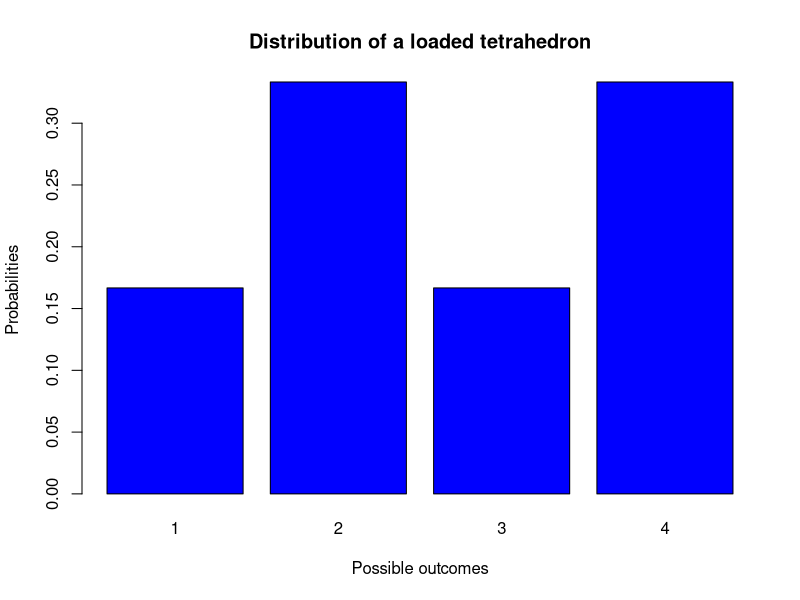
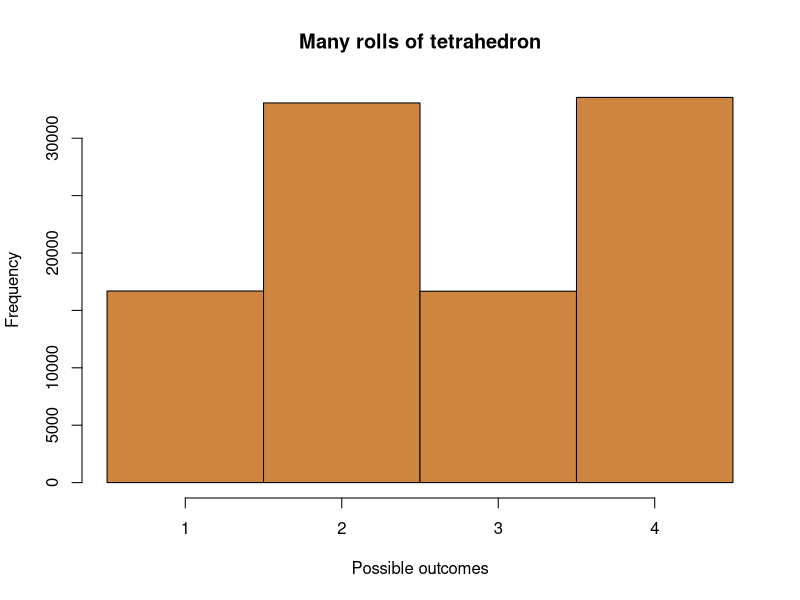
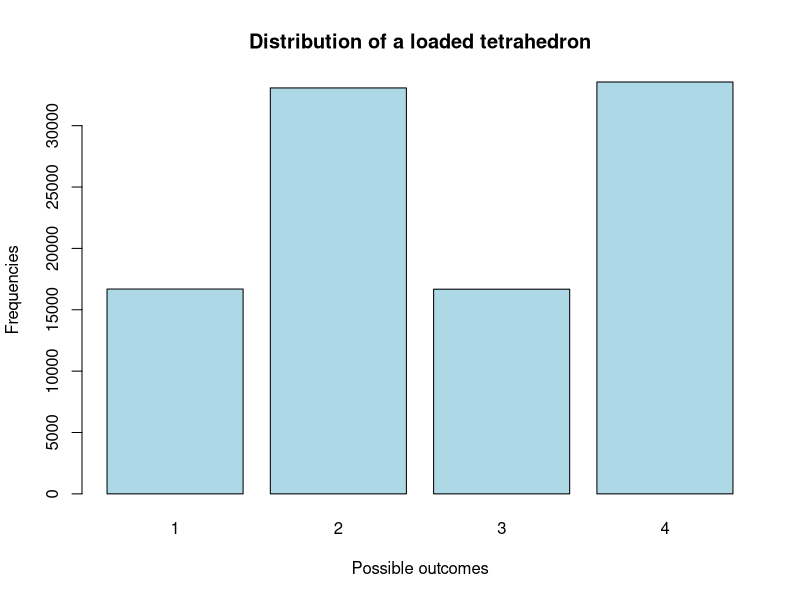
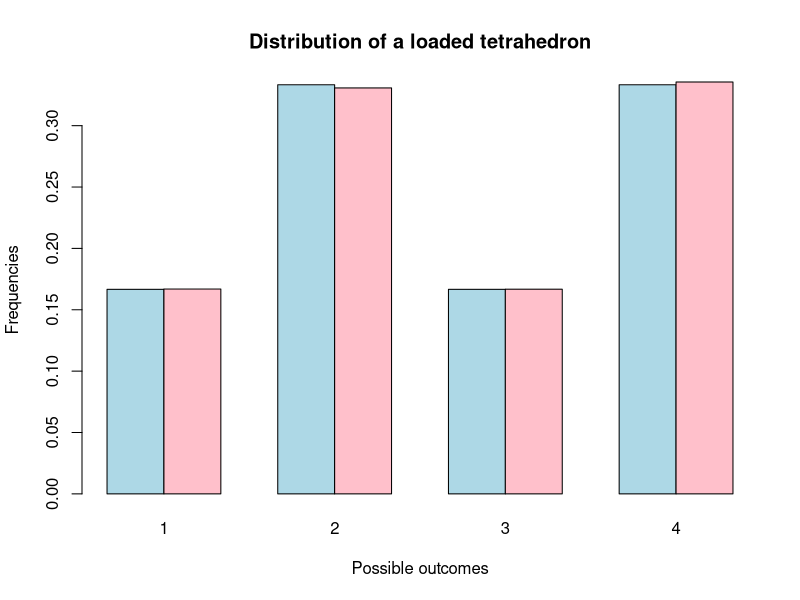

Here is the R script that generated these plots, in order:
#possible results
tetra=c(1,2,3,4)

#specify the distribution
probs=c(1/6, 1/3, 1/6, 1/3)

#put everything into a table
tab=matrix(probs, ncol=4)
tab
colnames(tab)=as.character(tetra)
tab

#plotting the distribution
barplot(tab,
        main="Distribution of a loaded tetrahedron",
        xlab="Possible outcomes",
        ylab="Probabilities",
        col="blue")

#what if we want to repeat this experiment?
n.rolls=10^5
many.rolls=sample(tetra, n.rolls, replace=TRUE, prob=probs)
many.rolls
hist(many.rolls, 
     main="Many rolls of tetrahedron",
     xlab="Possible outcomes",
     col="peru",
     breaks=seq(0.5, 4.5, 1))

#checking the fit
emp.tab=table(many.rolls)
emp.tab

barplot(emp.tab,
        main="Distribution of a loaded tetrahedron",
        xlab="Possible outcomes",
        ylab="Frequencies",
        col="lightblue")

full.tab=rbind(tab, emp.tab/n.rolls)
full.tab

barplot(full.tab,
        main="Distribution of a loaded tetrahedron",
        xlab="Possible outcomes",
        ylab="Frequencies",
        col=c("lightblue", "pink"),
        beside=TRUE)
